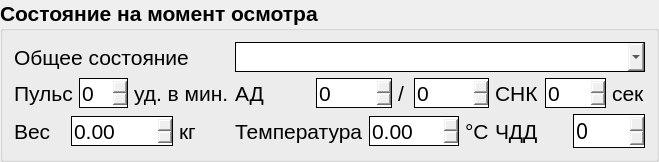
		<widget class="QGroupBox" name="general_state_groupBox">
		 <property name="font">
		  <font>
		   <pointsize>16</pointsize>
		   <weight>75</weight>
		   <bold>true</bold>
		   <kerning>true</kerning>
		  </font>
		 </property>
		 <property name="autoFillBackground">
		  <bool>false</bool>
		 </property>
		 <property name="styleSheet">
		  <string notr="true"> QSpinBox {
	  border-width: 1px;
	  border-style: solid;
	  border-radius: 0px;
  }</string>
		 </property>
		 <property name="title">
		  <string>Состояние на момент осмотра</string>
		 </property>
		 <property name="flat">
		  <bool>false</bool>
		 </property>
		 <property name="checkable">
		  <bool>false</bool>
		 </property>
		 <layout class="QGridLayout" name="gridLayout_4">
		  <property name="sizeConstraint">
		   <enum>QLayout::SetDefaultConstraint</enum>
		  </property>
		  <item row="0" column="1">
		   <widget class="QLabel" name="general_state_label">
			<property name="minimumSize">
			 <size>
			  <width>0</width>
			  <height>30</height>
			 </size>
			</property>
			<property name="font">
			 <font>
			  <pointsize>16</pointsize>
			  <weight>50</weight>
			  <bold>false</bold>
			 </font>
			</property>
			<property name="text">
			 <string>Общее состояние</string>
			</property>
		   </widget>
		  </item>
		  <item row="2" column="4">
		   <layout class="QHBoxLayout" name="resp_rate_horizontalLayout">
			<item>
			 <widget class="QLabel" name="resp_rate_label">
			  <property name="minimumSize">
			   <size>
				<width>0</width>
				<height>30</height>
			   </size>
			  </property>
			  <property name="font">
			   <font>
				<pointsize>16</pointsize>
				<weight>50</weight>
				<bold>false</bold>
			   </font>
			  </property>
			  <property name="text">
			   <string>ЧДД</string>
			  </property>
			 </widget>
			</item>
			<item>
			 <widget class="QSpinBox" name="resp_rate_spinBox">
			  <property name="minimumSize">
			   <size>
				<width>0</width>
				<height>30</height>
			   </size>
			  </property>
			  <property name="font">
			   <font>
				<family>Sans Serif</family>
				<pointsize>16</pointsize>
				<italic>false</italic>
				<kerning>true</kerning>
			   </font>
			  </property>
			  <property name="maximum">
			   <number>300</number>
			  </property>
			 </widget>
			</item>
		   </layout>
		  </item>
		  <item row="1" column="1">
		   <layout class="QHBoxLayout" name="pulse_horizontalLayout">
			<item>
			 <widget class="QLabel" name="pulse_label">
			  <property name="minimumSize">
			   <size>
				<width>0</width>
				<height>30</height>
			   </size>
			  </property>
			  <property name="font">
			   <font>
				<pointsize>16</pointsize>
				<weight>50</weight>
				<bold>false</bold>
			   </font>
			  </property>
			  <property name="text">
			   <string>Пульс</string>
			  </property>
			 </widget>
			</item>
			<item>
			 <widget class="QSpinBox" name="pulse_spinBox">
			  <property name="minimumSize">
			   <size>
				<width>0</width>
				<height>30</height>
			   </size>
			  </property>
			  <property name="font">
			   <font>
				<pointsize>16</pointsize>
				<weight>50</weight>
				<bold>false</bold>
			   </font>
			  </property>
			  <property name="styleSheet">
			   <string notr="true"> QSpinBox {
	  border-width: 1px;
	  border-style: solid;
	  border-radius: 0px;
  }</string>
			  </property>
			 </widget>
			</item>
			<item>
			 <widget class="QLabel" name="pulse_units_label">
			  <property name="minimumSize">
			   <size>
				<width>0</width>
				<height>30</height>
			   </size>
			  </property>
			  <property name="font">
			   <font>
				<pointsize>16</pointsize>
				<weight>50</weight>
				<bold>false</bold>
			   </font>
			  </property>
			  <property name="text">
			   <string>уд. в мин.</string>
			  </property>
			 </widget>
			</item>
		   </layout>
		  </item>
		  <item row="1" column="3">
		   <layout class="QHBoxLayout" name="ap_horizontalLayout">
			<item>
			 <widget class="QLabel" name="ap_label">
			  <property name="minimumSize">
			   <size>
				<width>0</width>
				<height>30</height>
			   </size>
			  </property>
			  <property name="font">
			   <font>
				<pointsize>16</pointsize>
				<weight>50</weight>
				<bold>false</bold>
			   </font>
			  </property>
			  <property name="text">
			   <string>АД</string>
			  </property>
			 </widget>
			</item>
			<item>
			 <widget class="QSpinBox" name="ap_1_spinBox">
			  <property name="minimumSize">
			   <size>
				<width>0</width>
				<height>30</height>
			   </size>
			  </property>
			  <property name="font">
			   <font>
				<pointsize>16</pointsize>
				<weight>50</weight>
				<bold>false</bold>
			   </font>
			  </property>
			  <property name="styleSheet">
			   <string notr="true"> QSpinBox {
	  border-width: 1px;
	  border-style: solid;
	  border-radius: 0px;
  }</string>
			  </property>
			  <property name="maximum">
			   <number>400</number>
			  </property>
			 </widget>
			</item>
			<item>
			 <widget class="QLabel" name="ap_divider_label">
			  <property name="minimumSize">
			   <size>
				<width>0</width>
				<height>30</height>
			   </size>
			  </property>
			  <property name="maximumSize">
			   <size>
				<width>10</width>
				<height>16777215</height>
			   </size>
			  </property>
			  <property name="font">
			   <font>
				<pointsize>16</pointsize>
				<weight>50</weight>
				<bold>false</bold>
			   </font>
			  </property>
			  <property name="text">
			   <string>/</string>
			  </property>
			 </widget>
			</item>
			<item>
			 <widget class="QSpinBox" name="ap_2_spinBox">
			  <property name="minimumSize">
			   <size>
				<width>0</width>
				<height>30</height>
			   </size>
			  </property>
			  <property name="font">
			   <font>
				<pointsize>16</pointsize>
				<weight>50</weight>
				<bold>false</bold>
			   </font>
			  </property>
			  <property name="styleSheet">
			   <string notr="true"> QSpinBox {
	  border-width: 1px;
	  border-style: solid;
	  border-radius: 0px;
  }</string>
			  </property>
			  <property name="maximum">
			   <number>400</number>
			  </property>
			 </widget>
			</item>
		   </layout>
		  </item>
		  <item row="1" column="4">
		   <layout class="QHBoxLayout" name="cfr_horizontalLayout">
			<item>
			 <widget class="QLabel" name="cfr_label">
			  <property name="minimumSize">
			   <size>
				<width>0</width>
				<height>30</height>
			   </size>
			  </property>
			  <property name="font">
			   <font>
				<pointsize>16</pointsize>
				<weight>50</weight>
				<bold>false</bold>
			   </font>
			  </property>
			  <property name="text">
			   <string>СНК</string>
			  </property>
			 </widget>
			</item>
			<item>
			 <widget class="QSpinBox" name="cfr_spinBox">
			  <property name="minimumSize">
			   <size>
				<width>0</width>
				<height>30</height>
			   </size>
			  </property>
			  <property name="font">
			   <font>
				<pointsize>16</pointsize>
				<weight>50</weight>
				<bold>false</bold>
			   </font>
			  </property>
			  <property name="maximum">
			   <number>300</number>
			  </property>
			 </widget>
			</item>
			<item>
			 <widget class="QLabel" name="cfr_units_label">
			  <property name="minimumSize">
			   <size>
				<width>0</width>
				<height>30</height>
			   </size>
			  </property>
			  <property name="font">
			   <font>
				<pointsize>16</pointsize>
				<weight>50</weight>
				<bold>false</bold>
			   </font>
			  </property>
			  <property name="text">
			   <string>сек</string>
			  </property>
			 </widget>
			</item>
		   </layout>
		  </item>
		  <item row="2" column="3">
		   <layout class="QHBoxLayout" name="horizontalLayout_4">
			<item>
			 <widget class="QLabel" name="temperature_label">
			  <property name="minimumSize">
			   <size>
				<width>0</width>
				<height>30</height>
			   </size>
			  </property>
			  <property name="font">
			   <font>
				<pointsize>16</pointsize>
				<weight>50</weight>
				<bold>false</bold>
			   </font>
			  </property>
			  <property name="text">
			   <string>Температура</string>
			  </property>
			 </widget>
			</item>
			<item>
			 <widget class="QDoubleSpinBox" name="temperature_doubleSpinBox">
			  <property name="minimumSize">
			   <size>
				<width>0</width>
				<height>30</height>
			   </size>
			  </property>
			  <property name="font">
			   <font>
				<pointsize>16</pointsize>
				<weight>50</weight>
				<bold>false</bold>
			   </font>
			  </property>
			  <property name="styleSheet">
			   <string notr="true"> QDoubleSpinBox {
	  border-width: 1px;
	  border-style: solid;
	  border-radius: 0px;
  }</string>
			  </property>
			  <property name="maximum">
			   <double>100.000000000000000</double>
			  </property>
			 </widget>
			</item>
			<item>
			 <widget class="QLabel" name="temperature_units_label">
			  <property name="minimumSize">
			   <size>
				<width>0</width>
				<height>30</height>
			   </size>
			  </property>
			  <property name="font">
			   <font>
				<pointsize>16</pointsize>
				<weight>50</weight>
				<bold>false</bold>
			   </font>
			  </property>
			  <property name="text">
			   <string>°C</string>
			  </property>
			 </widget>
			</item>
		   </layout>
		  </item>
		  <item row="2" column="1">
		   <layout class="QHBoxLayout" name="weight_horizontalLayout">
			<item>
			 <widget class="QLabel" name="weight_label">
			  <property name="minimumSize">
			   <size>
				<width>0</width>
				<height>30</height>
			   </size>
			  </property>
			  <property name="font">
			   <font>
				<pointsize>16</pointsize>
				<weight>50</weight>
				<bold>false</bold>
			   </font>
			  </property>
			  <property name="text">
			   <string>Вес</string>
			  </property>
			 </widget>
			</item>
			<item>
			 <widget class="QDoubleSpinBox" name="weight_doubleSpinBox">
			  <property name="minimumSize">
			   <size>
				<width>0</width>
				<height>30</height>
			   </size>
			  </property>
			  <property name="font">
			   <font>
				<pointsize>16</pointsize>
				<weight>50</weight>
				<bold>false</bold>
			   </font>
			  </property>
			  <property name="styleSheet">
			   <string notr="true"> QDoubleSpinBox {
	  border-width: 1px;
	  border-style: solid;
	  border-radius: 0px;
  }</string>
			  </property>
			  <property name="maximum">
			   <double>3000.000000000000000</double>
			  </property>
			 </widget>
			</item>
			<item>
			 <widget class="QLabel" name="weight_units_label">
			  <property name="minimumSize">
			   <size>
				<width>0</width>
				<height>30</height>
			   </size>
			  </property>
			  <property name="font">
			   <font>
				<pointsize>16</pointsize>
				<weight>50</weight>
				<bold>false</bold>
			   </font>
			  </property>
			  <property name="text">
			   <string>кг</string>
			  </property>
			 </widget>
			</item>
		   </layout>
		  </item>
		  <item row="0" column="3" colspan="2">
		   <widget class="QComboBox" name="general_state_comboBox">
			<property name="minimumSize">
			 <size>
			  <width>0</width>
			  <height>30</height>
			 </size>
			</property>
			<property name="font">
			 <font>
			  <pointsize>16</pointsize>
			 </font>
			</property>
			<property name="styleSheet">
			 <string notr="true"> QComboBox {
	  border-width: 1px;
	  border-style: solid;
	  border-radius: 0px;
  }</string>
			</property>
		   </widget>
		  </item>
		 </layout>
		</widget>
